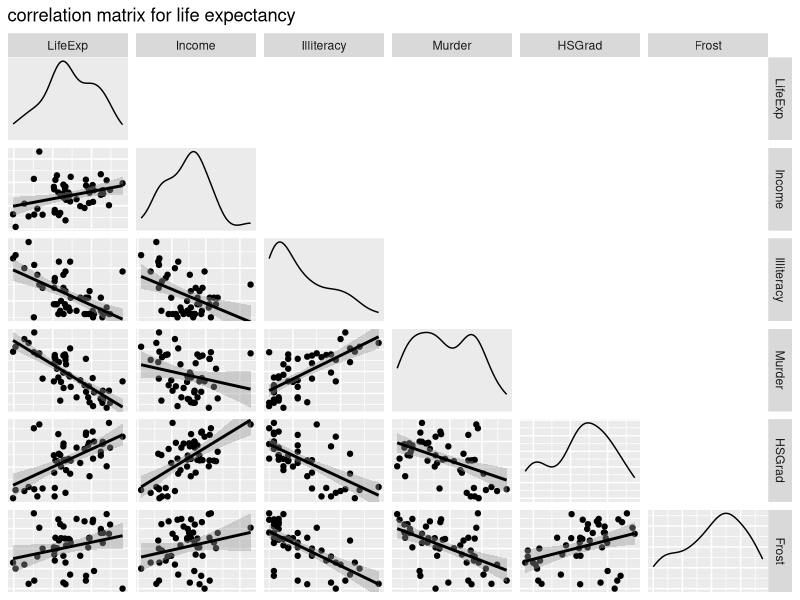

R code for this plot:
# Load required packages
require(GGally)

# Load datasets
#data(state.x77)

D = state.x77
colnames(D) = gsub(" ","",colnames(state.x77))
D = data.frame(D)
D$age=cut(D[,"LifeExp"],quantile(D[,"LifeExp"]),c("Brief","Low","Short","Long"),include.lowest=T)


# Create scatterplot matrix
p <- ggpairs(D, 
    # Columns to include in the matrix
    columns = sapply(c("LifeExp","Income","Illiteracy","Murder","HSGrad","Frost"),function(name){which(name==colnames(D))}),

    # What to include above diagonal
    # list(continuous = "points") to mirror
    # "blank" to turn off
    upper = "blank",
    
    # What to include below diagonal
    lower = list(continuous = "smooth"),
    
    # What to include in the diagonal
    diag = list(continuous = "density"),
    
    # How to label inner plots
    # internal, none, show
    axisLabels = "none",
    
    # Other aes() parameters
    colour = "age",
    title = "correlation matrix for life expectancy",
	legends=F
)

# Remove grid from plots along diagonal
for (i in 1:4) {
    # Get plot out of matrix
    inner = getPlot(p, i, i);
    
    # Add any ggplot2 settings you want
    inner = inner + theme(panel.grid = element_blank()) + theme(legend.position=c(1,1));

    # Put it back into the matrix
    p <- putPlot(p, inner, i, i);
	p
}

# Show the plot
print(p)

